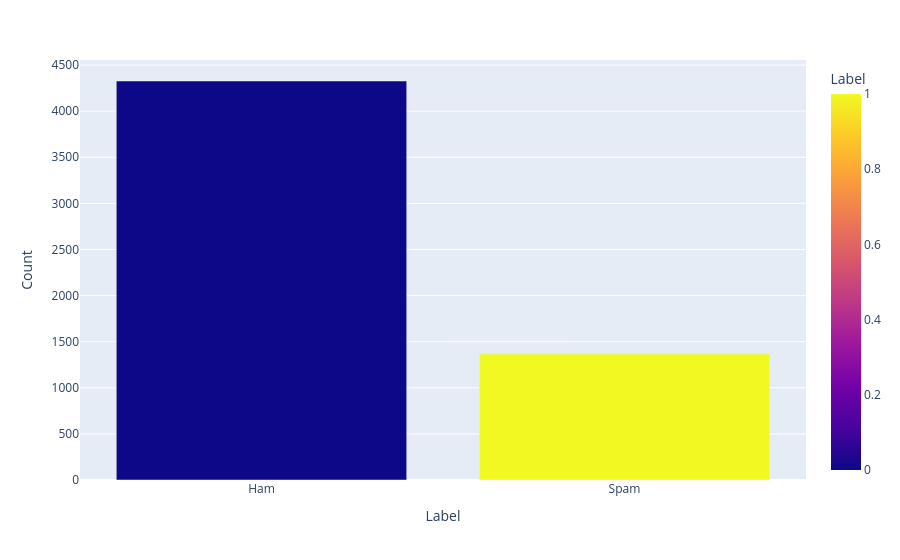

Notebook source saved alongside this figure:
### Code cell
counts.columns = ['Label','Count']
# Crete a bar plot using Plotly Express

fig = px.bar(counts ,  x='Label', y ="Count", color='Label')

fig.update_xaxes(tickvals=[0,1], ticktext=['Ham','Spam'])
fig.show()

### Figure 1 — Plotly figure (JSON) as saved in the notebook; plotly's stock layout.template omitted (floating-point values rounded to 4 significant figures)
{"data": [{"hovertemplate": "Label=%{marker.color}<br>Count=%{y}<extra></extra>", "legendgroup": "", "marker": {"color": [0, 1], "coloraxis": "coloraxis", "pattern": {"shape": ""}}, "name": "", "orientation": "v", "showlegend": false, "textposition": "auto", "type": "bar", "x": [0, 1], "xaxis": "x", "y": [4327, 1368], "yaxis": "y"}], "layout": {"barmode": "relative", "coloraxis": {"colorbar": {"title": {"text": "Label"}}, "colorscale": [[0, "#0d0887"], [0.1111, "#46039f"], [0.2222, "#7201a8"], [0.3333, "#9c179e"], [0.4444, "#bd3786"], [0.5556, "#d8576b"], [0.6667, "#ed7953"], [0.7778, "#fb9f3a"], [0.8889, "#fdca26"], [1, "#f0f921"]]}, "legend": {"tracegroupgap": 0}, "margin": {"t": 60}, "xaxis": {"anchor": "y", "domain": [0, 1], "ticktext": ["Ham", "Spam"], "tickvals": [0, 1], "title": {"text": "Label"}}, "yaxis": {"anchor": "x", "domain": [0, 1], "title": {"text": "Count"}}}}
